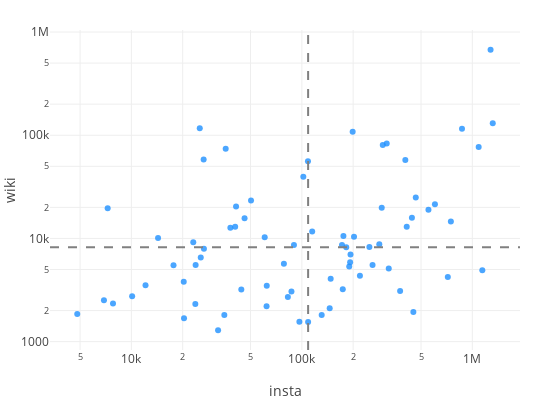

The cell this chart's notebook holds for it:
### Code cell
insta_wiki_scatter(city_data)

### Figure 1 — Plotly figure (JSON) as saved in the notebook; plotly's stock layout.template omitted (floating-point values rounded to 4 significant figures)
{"data": [{"hoverinfo": "text", "marker": {"color": "dodgerblue", "opacity": 0.8}, "mode": "markers", "name": "huge", "text": ["<i>Территория Петропавловская Крепость</i><br>Peter and Paul Fortr..., 100639<br>Saints Peter and Pau..., 29922", "<i>Дворцовая Набережная</i><br>Hermitage Museum, 333937<br>Winter Palace, 327275<br>Palace Embankment, 12261", "<i>Футбольная Аллея</i><br>Sibur Arena, 4742<br>Gazprom Arena, 179", "<i>Дворцовая Площадь</i><br>Palace Square, 36733<br>Alexander Column, 21834<br>General Staff Buildi..., 18192", "<i>Исаакиевская Площадь</i><br>Saint Isaac's Cathed..., 94056<br>Mariinsky Palace, 13902<br>Monument to Nicholas..., 7901", "<i>Проспект Добролюбова</i><br>Yubileyny Sports Pal..., 11302<br>Petrogradsky Distric..., 3313", "<i>Приморский Проспект</i><br>Datsan Gunzechoinei, 4233", "<i>Московский Проспект</i><br>Tekhnologichesky Ins..., 9632<br>Park Pobedy (Saint P..., 5068<br>Moskovskaya (Saint P..., 5041<br>Elektrosila (Saint P..., 1732", "<i>19-Я Линия В.O.</i><br>Vasilyevsky Island, 18980", "<i>Большая Морская Улица</i><br>Hotel Astoria (Saint..., 20050<br>Saint Petersburg Sta..., 4937", "<i>Проспект Энгельса</i><br>Prospekt Prosveschen..., 1941", "<i>Рюхина Улица</i><br>Krestovsky Island, 12565<br>Krestovsky Ostrov (S..., 3310", "<i>Набережная Адмиралтейского Канала</i><br>New Holland Island, 12981", "<i>Невский Проспект</i><br>Nevsky Prospect, 42388<br>Stroganov Palace, 15194", "<i>Каменноостровский Проспект</i><br>Petrogradskaya (Sain..., 3088", "<i>29 Линия Васильевского Острова</i><br>Erarta, 5120", "<i>Университетская Набережная</i><br>Kunstkamera, 33306<br>Imperial Academy of ..., 27593<br>Menshikov Palace (Sa..., 6869<br>Twelve Collegia, 6301<br>Zoological Museum of..., 5944", "<i>Театральная Площадь</i><br>Mariinsky Theatre, 57805<br>Saint Petersburg Con..., 22708", "<i>Набережная Реки Мойки</i><br>Herzen University, 10071<br>Moyka River, 7301<br>Esders and Scheefhaa..., 2501", "<i>Парк Александровский</i><br>Military Historical ..., 8800", "<i>Набережная Обводного Канала</i><br>Varshavsky railway s..., 4299<br>Baltiysky railway st..., 1237", "<i>Улица Профессора Попова</i><br>Saint Petersburg Bot..., 8283", "<i>Улица Александровский Парк</i><br>Leningrad Zoo, 4345", "<i>Биржевая Площадь</i><br>Old Saint Petersburg..., 10399", "<i>Петроградская Набережная</i><br>Russian cruiser Auro..., 108257", "<i>Проспект Юрия Гагарина</i><br>Saint Petersburg Spo..., 7007", "<i>Малая Морская Улица</i><br>Angleterre Hotel, 5897", "<i>Вознесенский Проспект</i><br>Lobanov-Rostovsky Pa..., 5345", "<i>Проспект Стачек</i><br>Avtovo (Saint Peters..., 8225", "<i>Улица Декабристов</i><br>Grand Choral Synagog..., 10584", "<i>Английская Набережная</i><br>English Embankment, 3213", "<i>Сенная Площадь</i><br>Sennaya Square, 8654", "<i>Улица Елагин Остров</i><br>Yelagin Island, 4077", "<i>Гороховая Улица</i><br>Red Bridge (Saint Pe..., 2103", "<i>Кузнецовская Улица</i><br>Moskovsky Victory Pa..., 1814", "<i>Дворцовый Мост</i><br>Palace Bridge, 11657", "<i>Улица Дыбенко</i><br>Ulitsa Dybenko (Sain..., 1554", "<i>Кронверкский Проспект</i><br>ITMO University, 31439<br>Saint Petersburg Mos..., 24676", "<i>Улица Петровский Остров</i><br>Petrovsky Stadium, 39564", "<i>Улица Коллонтай</i><br>Prospekt Bolshevikov..., 1558", "<i>Старо-Петергофский Проспект</i><br>Fontanka River, 8628", "<i>Площадь Стачек</i><br>Narvskaya, 3068", "<i>Набережная Лейтенанта Шмидта</i><br>Bolshaya Neva River, 2705", "<i>Троицкий Мост</i><br>Trinity Bridge, Sain..., 5702", "<i>21-Я Линия В.О.</i><br>Saint Petersburg Min..., 3484", "<i>Штурманская Улица</i><br>Moskovsky District, ..., 2202", "<i>1-Й Елагин Мост</i><br>Yelagin Palace, 10285", "<i>Площадь Ленина</i><br>Finland Station, 23383", "<i>Измайловский Проспект</i><br>Trinity Cathedral, S..., 15658", "<i>Улица Берег Невской Губы</i><br>Passenger Port of St..., 3206", "<i>Площадь Островского</i><br>National Library of ..., 20415", "<i>Петропавловская Улица</i><br>First Pavlov State M..., 13011", "<i>Набережная Зимней Канавки</i><br>Hermitage Theatre, 9918<br>Hermitage Bridge, 2804", "<i>Сенатская Площадь</i><br>Bronze Horseman, 74029", "<i>Большая Зеленина Улица</i><br>Chkalovskaya (Saint ..., 1815", "<i>Улица Канонерский Остров</i><br>Kanonersky Tunnel, 1290", "<i>Никольская Площадь</i><br>St. Nicholas Naval C..., 7929", "<i>Набережная Макарова</i><br>Neva River, 58092", "<i>Боткинская Улица</i><br>S.M. Kirov Military ..., 6536", "<i>Менделеевская Линия</i><br>Saint Petersburg Sta..., 116774", "<i>Литовская Улица</i><br>Saint Petersburg Sta..., 5539", "<i>Торфяная Дорога</i><br>Staraya Derevnya (Sa..., 2311", "<i>Дорога В Угольную Гавань</i><br>Big port Saint Peter..., 9169", "<i>Благовещенский Мост</i><br>Annunciation Bridge, 1682", "<i>Малый Проспект П.С.</i><br>Sportivnaya (Saint P..., 3814", "<i>1-Я Красноармейская Улица</i><br>Baltic State Technic..., 5485", "<i>Улица Ленсовета</i><br>Chesme Church, 10096", "<i>Адмиралтейский Проспект</i><br>Alexander Garden (Sa..., 3516", "<i>Улица Беринга</i><br>Vasileostrovsky Dist..., 2756", "<i>Улица Глинки</i><br>Potseluev Bridge, 2347", "<i>Адмиралтейский Проезд</i><br>Admiralty building, ..., 19611", "<i>Площадь Балтийского Вокзала</i><br>Baltiyskaya (Saint P..., 2524", "<i>Дорога На Турухтанные Oстрова</i><br>Kirovsky District, S..., 1855"], "textfont": {"color": "lightgrey", "size": 8}, "type": "scatter", "uid": "bec66f94-4a5f-11e9-afa9-3c15c2cf2370", "x": [1317967, 1279749, 1144909, 1089650, 869931, 748574, 718221, 603454, 552927, 465902, 450905, 442256, 412328, 404666, 377080, 323413, 314756, 298348, 294145, 284651, 259886, 249001, 219102, 202340, 198639, 193003, 191971, 189636, 182109, 175327, 173840, 171957, 147616, 145658, 130741, 114969, 108844, 108593, 102004, 96730, 89876, 86907, 82781, 78469, 62244, 62083, 60553, 50331, 46121, 44149, 41114, 40621, 38077, 35744, 35095, 32260, 26641, 26543, 25518, 25184, 23818, 23720, 23074, 20361, 20284, 17665, 14335, 12103, 10102, 7800, 7259, 6903, 4813], "y": [130561, 673473, 4921, 76759, 115859, 14615, 4233, 21473, 18980, 24987, 1941, 15875, 12981, 57582, 3088, 5120, 83400, 80513, 19873, 8800, 5536, 8283, 4345, 10399, 108257, 7007, 5897, 5345, 8225, 10584, 3213, 8654, 4077, 2103, 1814, 11657, 1554, 56115, 39564, 1558, 8628, 3068, 2705, 5702, 3484, 2202, 10285, 23383, 15658, 3206, 20415, 13011, 12722, 74029, 1815, 1290, 7929, 58092, 6536, 116774, 5539, 2311, 9169, 1682, 3814, 5485, 10096, 3516, 2756, 2347, 19611, 2524, 1855]}], "layout": {"height": 400, "hovermode": "closest", "margin": {"b": 50, "l": 50, "r": 30, "t": 30}, "shapes": [{"line": {"color": "grey", "dash": "dash", "width": 2}, "type": "line", "x0": 108844, "x1": 108844, "xref": "x", "y0": 0, "y1": 1, "yref": "paper"}, {"line": {"color": "grey", "dash": "dash", "width": 2}, "type": "line", "x0": 0, "x1": 1, "xref": "paper", "y0": 8225, "y1": 8225, "yref": "y"}], "showlegend": false, "width": 550, "xaxis": {"title": "insta", "type": "log"}, "yaxis": {"title": "wiki", "type": "log"}}}
